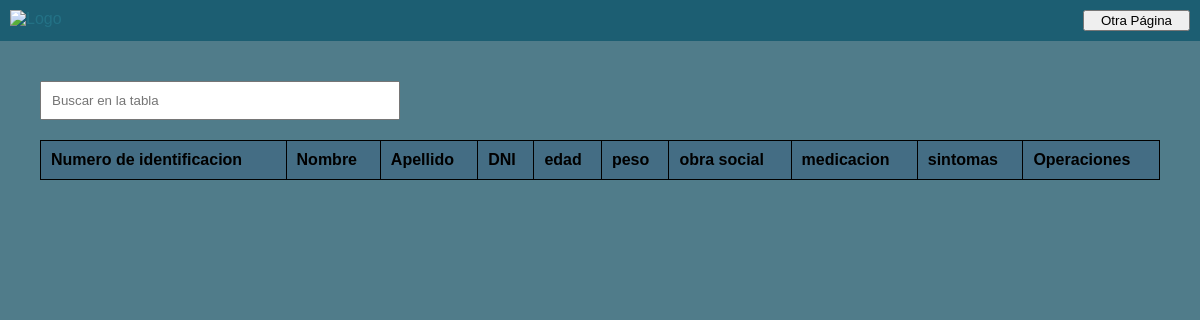
Before: /olimpiadas/administrador/administrador.php with the older database file.
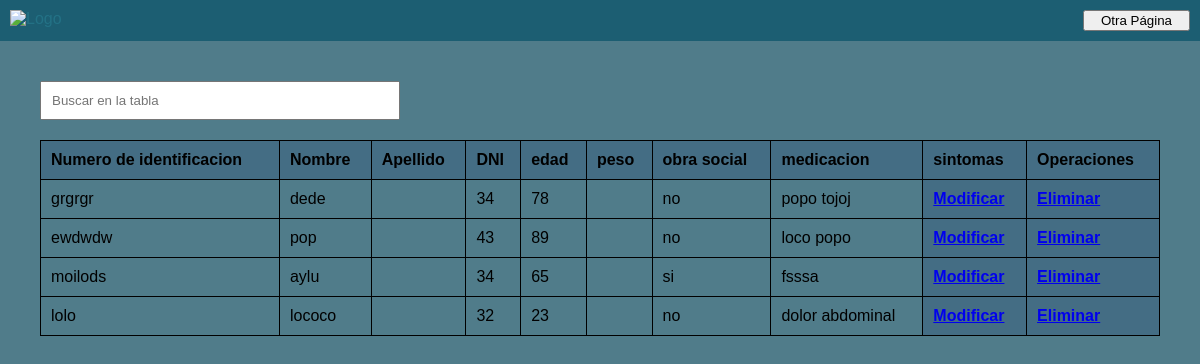
After: the same page with the newer database file.
### tables this page shows
CREATE TABLE `Paciente` (
  `id` int(11) NOT NULL,
  `nombre` varchar(45) NOT NULL,
  `apellido` varchar(10) NOT NULL,
  `DNI` int(11) NOT NULL,
  `edad` year(2) NOT NULL,
  `peso` int(3) NOT NULL,
  `obra_social` varchar(10) NOT NULL,
  `medicacion` varchar(10) NOT NULL,
  `sintomas` varchar(100) NOT NULL,
  `id_tipo` int(11) NOT NULL,
  `id_areas` int(11) NOT NULL,
  `id_enfermero` int(11) NOT NULL
);

### olimpiadas/administrador/administrador.php (the view, shortened to what this page needs)
<!DOCTYPE html>
<html>
<head>
  <link rel="stylesheet" type="text/css" href="styles.css">
</head>
<body>
  <nav class="navbar">
    <div class="logo">
      <img src="logo.png" alt="Logo">
    </div>
    <div class="nav-links">
      <button><a href="otra_pagina.php">Otra Página</a></button>
    </div>
  </nav>
  <div class="content">
    <div class="search-bar">
      <input type="text" id="searchInput" placeholder="Buscar en la tabla">
    </div>
  <center>
    <table>
      <thead>
        <tr>
          <th>Numero de identificacion  </th>
          <th>Nombre  </th>
          <th>Apellido  </th>
          <th>DNI </th>
          <th>edad  </th>
          <th>peso  </th>
          <th>obra social </th>
          <th>medicacion  </th>
          <th>sintomas  </th>
          <th colspan="2">Operaciones</th>
        </tr>
      </thead>
      <tbody>
        <?php
          $conexion = new mysqli("localhost", "root", "", "olimpiadas");
          $query ="SELECT * FROM Paciente";
          $resultado = $conexion->query($query);
          while($row = $resultado->fetch_assoc()){
        ?>
          <tr>
            <td> <?php echo $row['nombre']; ?></td>
            <td> <?php echo $row['apellido']; ?></td>
            <td> <?php echo $row['dni']; ?></td>
            <td> <?php echo $row['edad']; ?></td>
            <td> <?php echo $row['peso']; ?></td>
            <td> <?php echo $row['obra social']; ?></td>
            <td> <?php echo $row['medicacion']; ?></td>
            <td> <?php echo $row['sintomas']; ?></td>
            <th><a href="modificar.php?id=<?php echo $row['id']; ?>">Modificar</th>
            <th><a href="eliminar.php?id=<?php echo $row['id']; ?>">Eliminar</th>
          </tr>
        <?php
            }
        ?>
      </tbody>
    </table>
  </center>
</body>
</html>

### olimpiadas/administrador/styles.css (style rules this page uses)
body { font-family: Arial, sans-serif; margin: 0; padding: 0; background-color: #507c8a; }
#searchInput { width: 30%; padding: 10px; }
.navbar { display: flex; justify-content: space-between; background-color: #1c5e72; padding: 10px; color: rgba(38, 122, 141, 0.705); }
.logo img { max-height: 40px; }
.nav-links a { color: rgb(0, 0, 0); text-decoration:none; padding: 0 10px; }
.content { padding: 40px; }
.search-bar { margin-bottom: 20px; }
table { width: 100%; border-collapse: collapse; margin-top: 20px; }
table, th, td { border: 1px solid black; padding: 10px; text-align: left; }
th { background-color: #355c7c73; }

Changed rows visible on the page:
added paciente: nombre "grgrgr", apellido "dede", edad "34", peso "78", medicacion "no", sintomas "popo tojoj"
added paciente: nombre "ewdwdw", apellido "pop", edad "43", peso "89", medicacion "no", sintomas "loco popo"
added paciente: nombre "moilods", apellido "aylu", edad "34", peso "65", medicacion "si", sintomas "fsssa"
added paciente: nombre "lolo", apellido "lococo", edad "32", peso "23", medicacion "no", sintomas "dolor abdominal"
